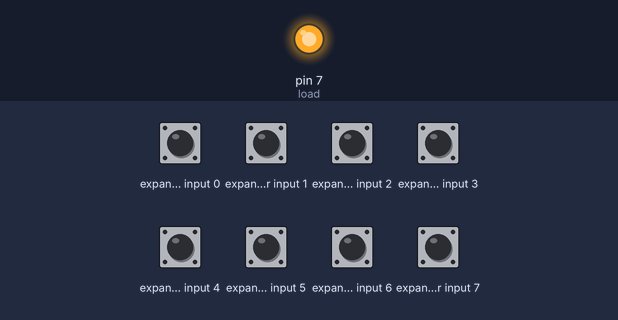
Simulated run of this sketch. Board: Arduino Uno, built with avr-gcc and run on an emulated ATmega328P. Shown: output pins drawn as LEDs (lit = HIGH). Wiring (inferred from the names in the program): input shift register (74HC165): load pin 4; clock pin 6; serial out pin 5; CE pin 4. The test bench sets the inputs (shaded band); at power-on: expander input 0–7 HIGH. Pins used as bus, display or sensor lines are not drawn; what the sketch prints to the serial monitor is not drawn.

Above: at 0.1 s.
Timing chart, 0 to 1.6 s (numbered marks = the images above):
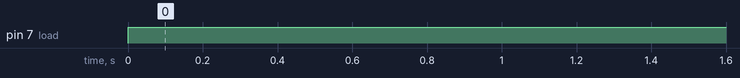

The sketch:

74HC165_shiftReg.ino
```cpp
/**************************************************************
 *    74CH165_shiftReg.ino                                    *
 *    Written By: Thomas C. Smith                             *
 *            On: 20210212                                    *
 **************************************************************
 *    Purpose                                                 *
 *    - This is a simple sketch showing how to increase the   *
 *    digital IO inputs using an 74CH165 Serial Register.     *
 **************************************************************
 *    Pinouts                                                 *
 *    Arduino     74CH595         Notes                       *
 *    ---------   --------------  --------------------------- *
 *    5VDC        Pin 16          VCC on 74CH595              *
 *    GND         Pins 8 & 13     GND & OE (output enable)    *
 *    VCC -> GND  100 uF cap.     Smoothing DC                *
 *    D10         Pin 12          ST_CP (store reg clk in)    *
 *    D11         Pin 11          SH_CP (shift reg clk in)    *
 *    D12         Pin 14          DS (data serial input)      *
 *                                                            *
 *    74CH595     LEDs            Notes                       *
 *    ---------   --------------  --------------------------- *
 *    Pin 15      Q0 LED          Use a 220-470 Ohm resistore *
 *    Pin 1       Q1 LED                                      *
 *    Pin 2       Q2 LED                                      *
 *    Pin 3       Q3 LED                                      *
 *    Pin 4       Q4 LED                                      *
 *    Pin 5       Q5 LED                                      *
 *    Pin 6       Q6 LED                                      *
 *    Pin 7       Q7 LED                                      *
 **************************************************************
 *    Notes                                                   *
 *    - Place support functions before the setup() to make    *
 *       the program useable in other IDEs like PlatformIO.   *
 *                                                            *
 **************************************************************/
/**************************************************************
 *    Support Functions                                       *
 *    FuncName                Purpose                         *
 *    ----------------------  ------------------------------- *
 **************************************************************/

/**************************************************************
 *     End of Support Functions                               *
 **************************************************************/


/**************************************************************
 *    Global Variables                                        *
 **************************************************************/
// Define Connections to 74HC165

// PL pin 1
int load = 7;
// CE pin 15
int clockEnablePin = 4;
// Q7 pin 7
int dataIn = 5;
// CP pin 2
int clockIn = 6;

 /*************************************************************
  *   End of Global Variables                                 *
  *************************************************************/

void setup() {
  // Setup Serial Monitor
  Serial.begin(9600);

  // Setup 74HC165 connections
  pinMode(load, OUTPUT);
  pinMode(clockEnablePin, OUTPUT);
  pinMode(clockIn, OUTPUT);
  pinMode(dataIn, INPUT);
}

void loop()
{

  // Write pulse to load pin
  digitalWrite(load, LOW);
  delayMicroseconds(5);
  digitalWrite(load, HIGH);
  delayMicroseconds(5);

  // Get data from 74HC165
  digitalWrite(clockIn, HIGH);
  digitalWrite(clockEnablePin, LOW);
  byte incoming = shiftIn(dataIn, clockIn, MSBFIRST);
  digitalWrite(clockEnablePin, HIGH);

  // Print to serial monitor
  Serial.print("Pin States:\t");
  Serial.println(~incoming, BIN);
  delay(200);
}
```

Measured:
- by itself, pin 7 (load): LOW → HIGH at 0.00 s
